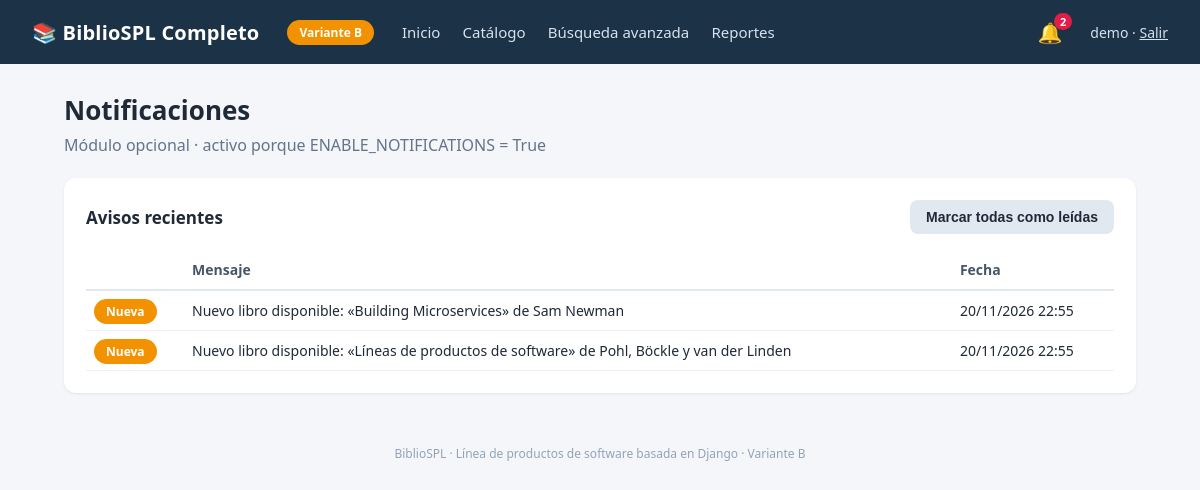
Page /notificaciones/ (signed in) on the committed database.
### notificaciones/models.py (models this page shows, shortened)
class Notificacion(models.Model):
    usuario = models.ForeignKey(settings.AUTH_USER_MODEL, on_delete=models.CASCADE, related_name='notificaciones')
    mensaje = models.CharField(max_length=255)
    leida = models.BooleanField(default=False)
    creada = models.DateTimeField(auto_now_add=True)
    class Meta:
        ordering = ['-creada']
        verbose_name_plural = 'notificaciones'

### notificaciones/views.py (the view)
# urls.py: path('', views.lista, name='lista'),
@login_required
@feature_required('ENABLE_NOTIFICATIONS')
def lista(request):
    return render(request, 'notificaciones/lista.html', {'notificaciones': request.user.notificaciones.all()[:20]})

### core/context_processors.py (called while the page is built)
def producto(request):
    return {
        'producto': settings.PRODUCT,
        'variante': settings.PRODUCT_VARIANT,
        'features': {
            'ENABLE_REPORTS': settings.ENABLE_REPORTS,
            'ENABLE_NOTIFICATIONS': settings.ENABLE_NOTIFICATIONS,
            'ENABLE_ADVANCED_SEARCH': settings.ENABLE_ADVANCED_SEARCH,
        },
    }

### notificaciones/context_processors.py (called while the page is built)
def pendientes(request):
    if request.user.is_authenticated:
        return {'notificaciones_pendientes': request.user.notificaciones.filter(leida=False).count()}
    return {}

### notificaciones/templates/notificaciones/lista.html
{% extends 'core/base.html' %}
{% block content %}
<h1>Notificaciones</h1>
<p class="sub">Módulo opcional · activo porque ENABLE_NOTIFICATIONS = True</p>
<div class="panel">
  <form class="toolbar" method="post" action="{% url 'notificaciones:marcar_leidas' %}">{% csrf_token %}
    <h2 style="margin:0">Avisos recientes</h2><div style="flex:1"></div><button class="btn g">Marcar todas como leídas</button></form>
  <table><tr><th></th><th>Mensaje</th><th>Fecha</th></tr>
  {% for n in notificaciones %}<tr><td>{% if not n.leida %}<span class="badge">Nueva</span>{% endif %}</td><td>{{ n.mensaje }}</td><td>{{ n.creada|date:"d/m/Y H:i" }}</td></tr>
  {% empty %}<tr><td colspan="3">Sin notificaciones.</td></tr>{% endfor %}
  </table>
</div>
{% endblock %}

### core/templates/core/base.html (shortened to what this page needs)
{% load static %}<!DOCTYPE html>
<html lang="es">
<head>
</head>
<body>
{% if user.is_authenticated %}
<header>
  <div class="brand">📚 {{ producto.NOMBRE }}</div>
  <span class="badge {% if variante == 'A' %}a{% endif %}">Variante {{ variante }}</span>
  <nav>
    <a href="{% url 'core:inicio' %}" class="{% if request.resolver_match.url_name == 'inicio' %}on{% endif %}">Inicio</a>
    <a href="{% url 'core:catalogo' %}" class="{% if request.resolver_match.url_name == 'catalogo' %}on{% endif %}">Catálogo</a>
    {% if features.ENABLE_ADVANCED_SEARCH %}<a href="{% url 'busqueda:avanzada' %}" class="{% if request.resolver_match.app_name == 'busqueda' %}on{% endif %}">Búsqueda avanzada</a>{% endif %}
    {% if features.ENABLE_REPORTS %}<a href="{% url 'reportes:panel' %}" class="{% if request.resolver_match.app_name == 'reportes' %}on{% endif %}">Reportes</a>{% endif %}
  </nav>
  {% if features.ENABLE_NOTIFICATIONS %}<a class="bell" href="{% url 'notificaciones:lista' %}">🔔{% if notificaciones_pendientes %}<span>{{ notificaciones_pendientes }}</span>{% endif %}</a>{% endif %}
  <span class="user">{{ user.username }} · <a href="#" onclick="document.getElementById('lo').submit()" style="color:#d6e2ee">Salir</a></span>
</header>
{% endif %}
<main>
{% block content %}{% endblock %}
</main>
<footer>BiblioSPL · Línea de productos de software basada en Django · Variante {{ variante }}</footer>
</body>
</html>

### core/templates/core/base.html (style rules this page uses)
* { box-sizing:border-box }
body { margin:0;font-family:"Segoe UI",Roboto,Arial,sans-serif;background:#f4f6fa;color:#1f2937 }
header { background:#1b3247;color:#fff;padding:0 32px;height:64px;display:flex;align-items:center;gap:28px }
header .brand { font-weight:700;font-size:20px;letter-spacing:.2px }
header nav a { color:#d6e2ee;text-decoration:none;margin-right:18px;font-size:15px }
.badge { background:#f39200;color:#fff;border-radius:999px;padding:4px 12px;font-size:12px;font-weight:700 }
.user { font-size:14px;color:#d6e2ee }
.bell { position:relative;color:#fff;text-decoration:none;font-size:20px }
.bell span { position:absolute;top:-6px;right:-10px;background:#e11d48;color:#fff;border-radius:999px;font-size:11px;padding:1px 6px;font-weight:700 }
main { max-width:1120px;margin:28px auto;padding:0 24px }
h1 { font-size:26px;margin:0 0 6px }
.sub { color:#64748b;margin:0 0 22px }
.panel { background:#fff;border-radius:12px;padding:22px;box-shadow:0 1px 3px rgba(0,0,0,.07);margin-bottom:22px }
.panel h2 { font-size:17px;margin:0 0 14px }
table { width:100%;border-collapse:collapse;font-size:14px }
th { text-align:left;color:#475569;font-weight:600;border-bottom:2px solid #e2e8f0;padding:10px 8px }
td { padding:10px 8px;border-bottom:1px solid #eef2f7 }
.toolbar { display:flex;gap:10px;align-items:center;margin-bottom:16px }
.btn { display:inline-block;padding:9px 16px;border-radius:8px;border:0;font-size:14px;font-weight:600;text-decoration:none;cursor:pointer;background:#1b3247;color:#fff }
.btn.g { background:#e2e8f0;color:#1f2937 }
footer { text-align:center;color:#94a3b8;font-size:12px;padding:24px }

### rows in the picture
Notificacion: leida "Nueva", mensaje "Nuevo libro disponible: «Building Microservices» de Sam Newman", creada "20/11/2026 22:55"
Notificacion: leida "Nueva", mensaje "Nuevo libro disponible: «Líneas de productos de software» de Pohl, Böckle y van der Linden", creada "20/11/2026 22:55"

### other values in the picture
{{ producto.NOMBRE }} "BiblioSPL Completo"
{{ variante }} "B"
{{ notificaciones_pendientes }} "2"
{{ user.username }} "demo"
